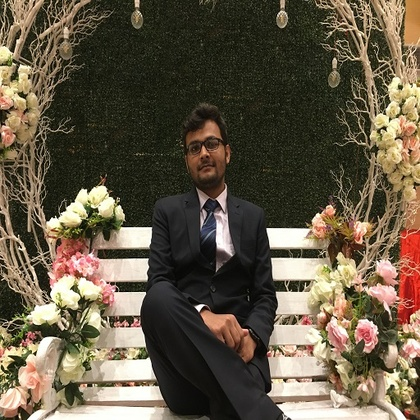
%> input picture Ass1/image2.jpg, 420 x 420 px, shrunk from 512 x 512 before the run
$ octave C2160104138.m   (GNU Octave 9; MATLAB toolbox functions it lacks are replaced by stand-ins)
%> lines starting %> are read from the running program, lines starting %| are printed output that depends on the picture; in (x1, y1, x2, y2) boxes, pixels count from 0 and x2, y2 are one past the last pixel; in counts of white or black regions, pixels touching at a corner belong together; the program's own positions count from 1
%Name: MD. Tanvir Rouf Shawon
%ID: 16.01.04.138
%Section: C2
close all;
clc;
rgb=imread('image2.jpg');
%> rgb is the input picture: size 420x420x3 uint8; mean R, G, B 99.5, 88.5, 69.6

%Gray Scale Image
[row,col]=size(I);
I=rgb2gray(rgb);
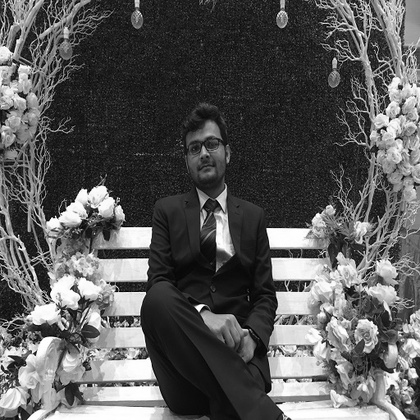
%> I: size 420x420 uint8; min 0, max 255, mean 89.7
Q='Histogram of Grayscale Image';
Hist(I,Q);
%> after the loop in Hist, `for i=1:row`: y = 256 values, max 3370 at index 30, min 0 at index 256, mean 689.1
%> figure, not shown here; tallest bar 3370 high, from x = 28.6 to 29.4

%Power Law Transformation
J=im2double(I);
c=1.5;
line = 'What is the gamma value? ';
y = input(line);
%> the answer given: 2
gamma=c*(J.^y);
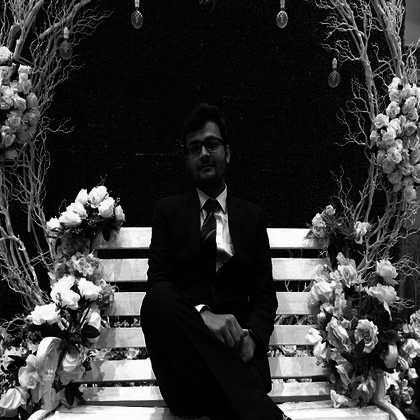
%> gamma: size 420x420 double; min 0, max 1.5, mean 0.313; drawn with min black and max white
gamma = im2uint8(gamma);
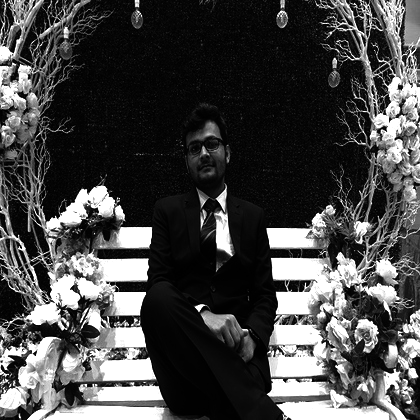
%> gamma: size 420x420 uint8; min 0, max 255, mean 71.5
Q='Histogram of Power Law Transformation';
Hist(gamma,Q);
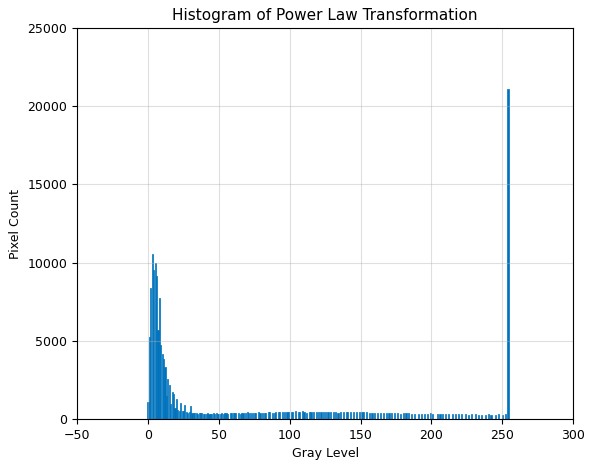
%> figure redrawn from the program's plot data; tallest bar 21070 high, from x = 253.6 to 254.4

%Threshold Value Transformation
thres=I;
line = 'What is the threshold value? ';
y = input(line);
%> the answer given: 100
for i=1:row
    for j=1:col
        if(I(i,j)<y)
            thres(i,j)=I(i,j)+I(i,j)*.5;
        else
            thres(i,j)=I(i,j)-I(i,j)*.25;
        end
    end
end
%> thres: size 420x420 uint8; under 0.01% of pixels changed, all inside (x1, y1, x2, y2) = (0, 0, 1, 1)
Q='Histogram of Thresholded Image';
Hist(thres,Q);
%> figure, not shown here; tallest bar 3370 high, from x = 28.6 to 29.4

%Log Transformation
c=1.9;
logim=c*log(1+J);
logim = im2uint8(logim);
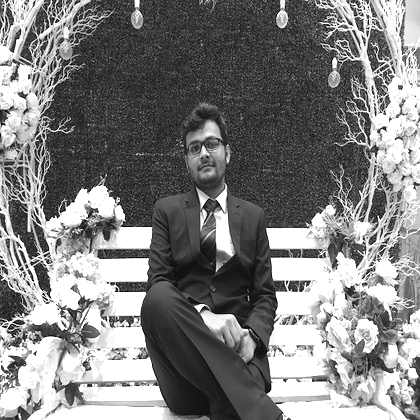
%> logim: size 420x420 uint8; min 0, max 255, mean 127.4
Q='Histogram of Log Transformation';
Hist(logim,Q);
%> figure, not shown here; tallest bar 31516 high, from x = 253.6 to 254.4

%Negation Transformation
neg=255-I;
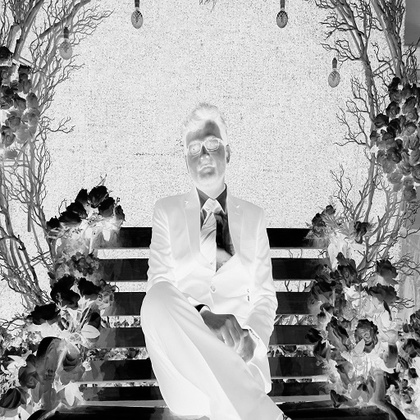
%> neg: size 420x420 uint8; min 0, max 255, mean 165.3
Q='Histogram of Negation Transformation';
Hist(neg,Q);
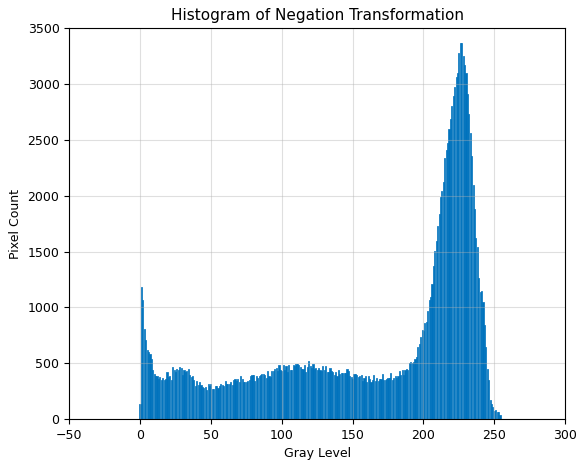
%> figure redrawn from the program's plot data; tallest bar 3370 high, from x = 225.6 to 226.4

function [y,levels] = Hist(P,Q)
    [row,col]=size(P);
    y=zeros(1,256);
    for i=1:row
        for j=1:col
            x=P(i,j);
            y(x+1)=y(x+1)+1;
        end
    end
    figure();
    levels = 0 : 255;
    bar(levels, y);
    xlabel('Gray Level', 'FontSize', 10);
    ylabel('Pixel Count', 'FontSize', 10);
    title(Q, 'FontSize', 10);
    grid on;
end
